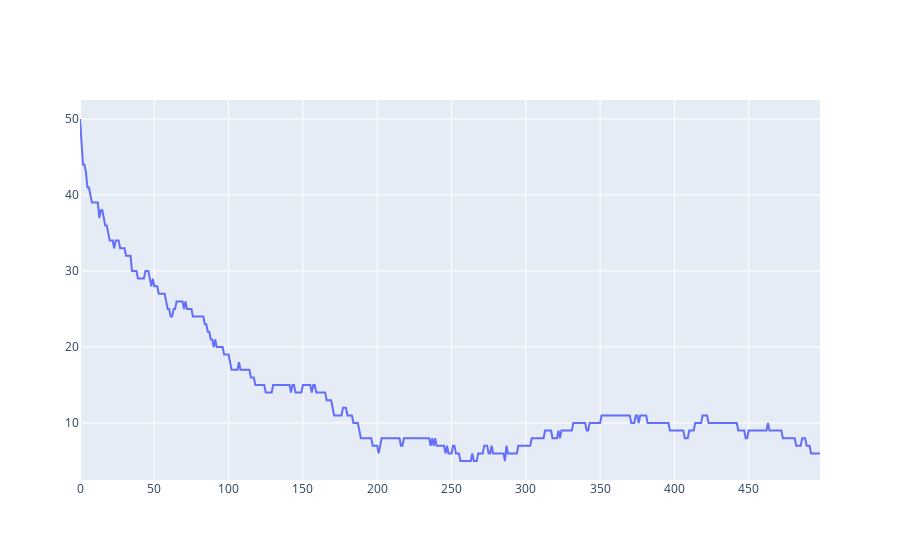

This figure's notebook cell:
### Code cell
#Step 7 : What % population own 50% of the wealth

def halfwaycash(ls_in, info = False):
    half_total_cash = sum(ls_in)/2 #what is halfway
    
    track_cash = 0
    wealthy = 0
    for idx, cash in enumerate(ls_in):
        if (abs(half_total_cash - track_cash) >
            abs(half_total_cash - (track_cash+cash))): #if the new itteration is closer to half than the previous
            track_cash += cash
        else:
            if info:
                print("\n\nthere are {} rich that closest split the graph 50/50 left and right with €{} combined".format(idx, round(track_cash,2)))
                print("the nr. {} most wealthy person has €{}".format(idx, round(ls_in[idx-1],2)))
            return (round(idx/N *100,2))
    return

p50_over_time = []

for r in range(rounds):
    data_r = func_powerlaw_t(r)
    p50_over_time.append(halfwaycash(data_r))
    
p50_plot = go.Figure()
p50_plot.add_trace(go.Scatter(x = range(r), y = p50_over_time))

p50_plot.show()




#halfwaycash(func_powerlaw_t(10), info = True)

### Figure 1 — Plotly figure (JSON) as saved in the notebook; plotly's stock layout.template omitted (floating-point values rounded to 4 significant figures; data arrays with more than 128 entries replaced by an {"elided": "..."} marker saying what was removed)
{"data": [{"type": "scatter", "x": {"elided": "499 int values"}, "y": {"elided": "500 int values"}}], "layout": {}}
